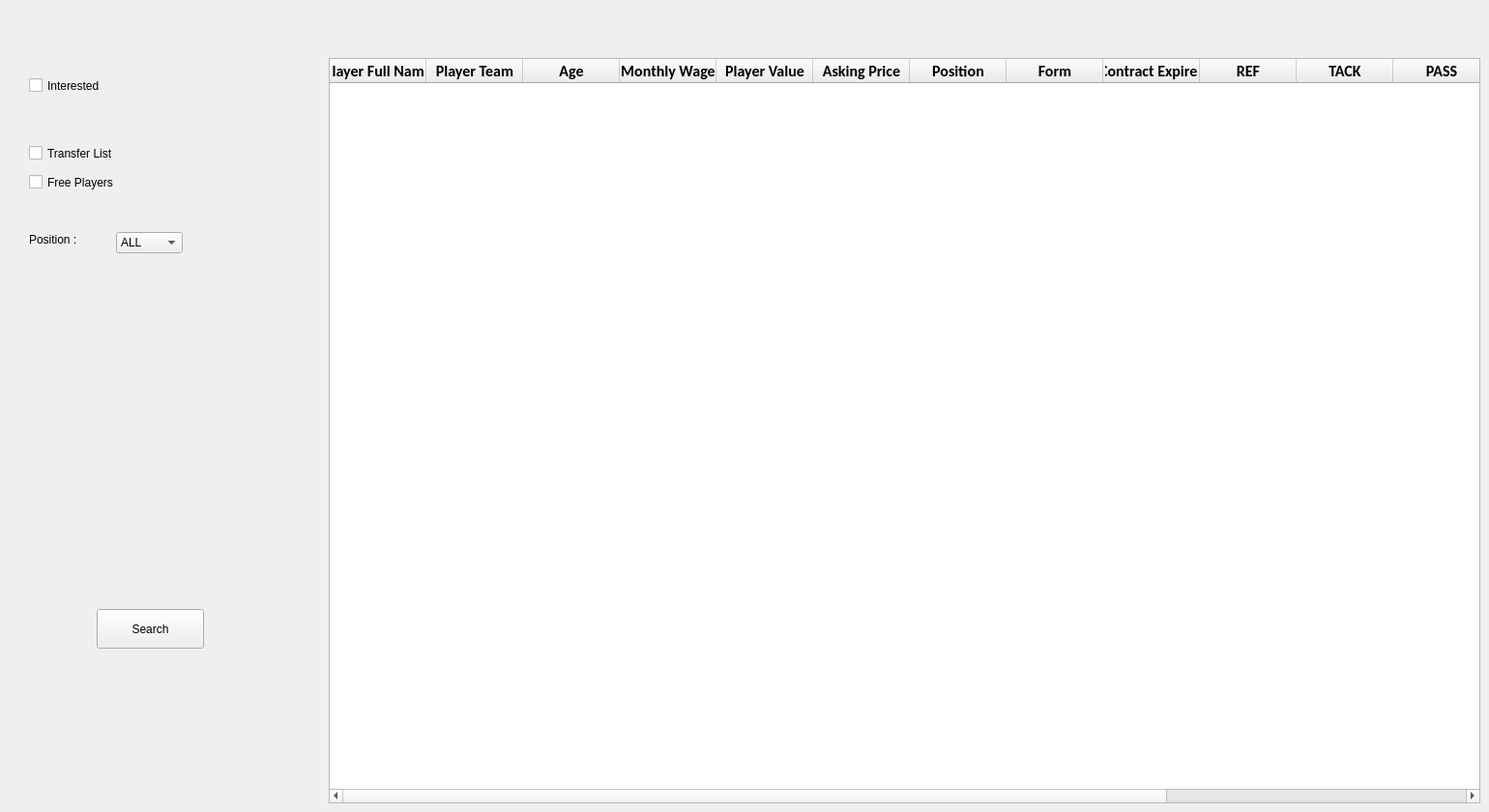
    <widget class="QWidget" name="tab_4">
     <attribute name="title">
      <string>Transfer</string>
     </attribute>
     <widget class="QTableWidget" name="transferTable">
      <property name="geometry">
       <rect>
        <x>340</x>
        <y>60</y>
        <width>1191</width>
        <height>771</height>
       </rect>
      </property>
      <property name="font">
       <font>
        <family>Calibri</family>
        <pointsize>10</pointsize>
        <weight>50</weight>
        <bold>false</bold>
       </font>
      </property>
      <property name="verticalScrollBarPolicy">
       <enum>Qt::ScrollBarAsNeeded</enum>
      </property>
      <property name="horizontalScrollBarPolicy">
       <enum>Qt::ScrollBarAsNeeded</enum>
      </property>
      <property name="editTriggers">
       <set>QAbstractItemView::NoEditTriggers</set>
      </property>
      <property name="showGrid">
       <bool>true</bool>
      </property>
      <property name="gridStyle">
       <enum>Qt::SolidLine</enum>
      </property>
      <property name="wordWrap">
       <bool>false</bool>
      </property>
      <property name="rowCount">
       <number>0</number>
      </property>
      <property name="columnCount">
       <number>15</number>
      </property>
      <attribute name="horizontalHeaderShowSortIndicator" stdset="0">
       <bool>true</bool>
      </attribute>
      <attribute name="verticalHeaderShowSortIndicator" stdset="0">
       <bool>true</bool>
      </attribute>
      <column>
       <property name="text">
        <string>Player Full Name</string>
       </property>
       <property name="font">
        <font>
         <family>Calibri</family>
         <pointsize>12</pointsize>
         <weight>75</weight>
         <bold>true</bold>
        </font>
       </property>
       <property name="textAlignment">
        <set>AlignCenter</set>
       </property>
      </column>
      <column>
       <property name="text">
        <string>Player Team</string>
       </property>
       <property name="font">
        <font>
         <family>Calibri</family>
         <pointsize>12</pointsize>
         <weight>75</weight>
         <bold>true</bold>
        </font>
       </property>
       <property name="textAlignment">
        <set>AlignCenter</set>
       </property>
      </column>
      <column>
       <property name="text">
        <string>Age</string>
       </property>
       <property name="font">
        <font>
         <family>Calibri</family>
         <pointsize>12</pointsize>
         <weight>75</weight>
         <bold>true</bold>
        </font>
       </property>
       <property name="textAlignment">
        <set>AlignCenter</set>
       </property>
      </column>
      <column>
       <property name="text">
        <string>Monthly Wage</string>
       </property>
       <property name="font">
        <font>
         <family>Calibri</family>
         <pointsize>12</pointsize>
         <weight>75</weight>
         <bold>true</bold>
        </font>
       </property>
       <property name="textAlignment">
        <set>AlignCenter</set>
       </property>
      </column>
      <column>
       <property name="text">
        <string>Player Value</string>
       </property>
       <property name="font">
        <font>
         <family>Calibri</family>
         <pointsize>12</pointsize>
         <weight>75</weight>
         <bold>true</bold>
        </font>
       </property>
       <property name="textAlignment">
        <set>AlignCenter</set>
       </property>
      </column>
      <column>
       <property name="text">
        <string>Asking Price</string>
       </property>
       <property name="font">
        <font>
         <family>Calibri</family>
         <pointsize>12</pointsize>
         <weight>75</weight>
         <bold>true</bold>
        </font>
       </property>
       <property name="textAlignment">
        <set>AlignCenter</set>
       </property>
      </column>
      <column>
       <property name="text">
        <string>Position</string>
       </property>
       <property name="font">
        <font>
         <family>Calibri</family>
         <pointsize>12</pointsize>
         <weight>75</weight>
         <bold>true</bold>
        </font>
       </property>
       <property name="textAlignment">
        <set>AlignCenter</set>
       </property>
      </column>
      <column>
       <property name="text">
        <string>Form</string>
       </property>
       <property name="font">
        <font>
         <family>Calibri</family>
         <pointsize>12</pointsize>
         <weight>75</weight>
         <bold>true</bold>
        </font>
       </property>
       <property name="textAlignment">
        <set>AlignCenter</set>
       </property>
      </column>
      <column>
       <property name="text">
        <string>Contract Expires</string>
       </property>
       <property name="font">
        <font>
         <family>Calibri</family>
         <pointsize>12</pointsize>
         <weight>75</weight>
         <bold>true</bold>
        </font>
       </property>
       <property name="textAlignment">
        <set>AlignCenter</set>
       </property>
      </column>
      <column>
       <property name="text">
        <string>REF</string>
       </property>
       <property name="font">
        <font>
         <family>Calibri</family>
         <pointsize>12</pointsize>
         <weight>75</weight>
         <bold>true</bold>
        </font>
       </property>
       <property name="textAlignment">
        <set>AlignCenter</set>
       </property>
      </column>
      <column>
       <property name="text">
        <string>TACK</string>
       </property>
       <property name="font">
        <font>
         <family>Calibri</family>
         <pointsize>12</pointsize>
         <weight>75</weight>
         <bold>true</bold>
        </font>
       </property>
       <property name="textAlignment">
        <set>AlignCenter</set>
       </property>
      </column>
      <column>
       <property name="text">
        <string>PASS</string>
       </property>
       <property name="font">
        <font>
         <family>Calibri</family>
         <pointsize>12</pointsize>
         <weight>75</weight>
         <bold>true</bold>
        </font>
       </property>
       <property name="textAlignment">
        <set>AlignCenter</set>
       </property>
      </column>
      <column>
       <property name="text">
        <string>TECH</string>
       </property>
       <property name="font">
        <font>
         <family>Calibri</family>
         <pointsize>12</pointsize>
         <weight>75</weight>
         <bold>true</bold>
        </font>
       </property>
       <property name="textAlignment">
        <set>AlignCenter</set>
       </property>
      </column>
      <column>
       <property name="text">
        <string>PACE</string>
       </property>
       <property name="font">
        <font>
         <family>Calibri</family>
         <pointsize>12</pointsize>
         <weight>75</weight>
         <bold>true</bold>
        </font>
       </property>
       <property name="textAlignment">
        <set>AlignCenter</set>
       </property>
      </column>
      <column>
       <property name="text">
        <string>STR</string>
       </property>
       <property name="font">
        <font>
         <family>Calibri</family>
         <pointsize>12</pointsize>
         <weight>75</weight>
         <bold>true</bold>
        </font>
       </property>
       <property name="textAlignment">
        <set>AlignCenter</set>
       </property>
      </column>
     </widget>
     <widget class="QPushButton" name="pushButton">
      <property name="geometry">
       <rect>
        <x>100</x>
        <y>630</y>
        <width>111</width>
        <height>41</height>
       </rect>
      </property>
      <property name="text">
       <string>Search</string>
      </property>
     </widget>
     <widget class="QCheckBox" name="TransferListCheckBox">
      <property name="geometry">
       <rect>
        <x>30</x>
        <y>150</y>
        <width>131</width>
        <height>17</height>
       </rect>
      </property>
      <property name="text">
       <string>Transfer List</string>
      </property>
     </widget>
     <widget class="QComboBox" name="PositionComboBox">
      <property name="geometry">
       <rect>
        <x>120</x>
        <y>240</y>
        <width>69</width>
        <height>22</height>
       </rect>
      </property>
      <item>
       <property name="text">
        <string>ALL</string>
       </property>
      </item>
      <item>
       <property name="text">
        <string>GK</string>
       </property>
      </item>
      <item>
       <property name="text">
        <string>DR</string>
       </property>
      </item>
      <item>
       <property name="text">
        <string>DL</string>
       </property>
      </item>
      <item>
       <property name="text">
        <string>DC</string>
       </property>
      </item>
      <item>
       <property name="text">
        <string>AML</string>
       </property>
      </item>
      <item>
       <property name="text">
        <string>AMR</string>
       </property>
      </item>
      <item>
       <property name="text">
        <string>MC</string>
       </property>
      </item>
      <item>
       <property name="text">
        <string>AMC</string>
       </property>
      </item>
      <item>
       <property name="text">
        <string>ST</string>
       </property>
      </item>
     </widget>
     <widget class="QLabel" name="label">
      <property name="geometry">
       <rect>
        <x>30</x>
        <y>240</y>
        <width>91</width>
        <height>16</height>
       </rect>
      </property>
      <property name="text">
       <string>Position :</string>
      </property>
     </widget>
     <widget class="QCheckBox" name="freePlayersCheckbox">
      <property name="geometry">
       <rect>
        <x>30</x>
        <y>180</y>
        <width>131</width>
        <height>17</height>
       </rect>
      </property>
      <property name="text">
       <string>Free Players</string>
      </property>
     </widget>
     <widget class="QCheckBox" name="InterestedCheckBox">
      <property name="geometry">
       <rect>
        <x>30</x>
        <y>80</y>
        <width>131</width>
        <height>17</height>
       </rect>
      </property>
      <property name="text">
       <string>Interested</string>
      </property>
     </widget>
    </widget>
